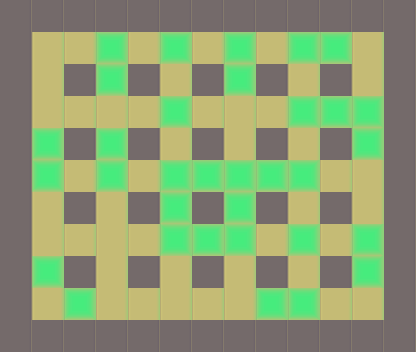

Tiled map render using the project's own tile images. Description and the whole map definition, tile-layer contents included, below:
An orthogonal 13x11 tile map with 32x32 px tiles, 2 tile layers (base, piedras).

<map version="1.0" orientation="orthogonal" renderorder="right-down" width="13" height="11" tilewidth="32" tileheight="32" nextobjectid="1">
 <properties>
  <property name="nombre" value="Nivel 1" />
 </properties>
 <tileset firstgid="1" name="tile" tilewidth="32" tileheight="32" tilecount="3">
  <image source="../tilebase.png" width="96" height="32" />
  <terraintypes>
   <terrain name="New Terrain" tile="-1" />
  </terraintypes>
 </tileset>
 <layer name="base" width="13" height="11">
  <data>
   <tile gid="1" />
   <tile gid="1" />
   <tile gid="1" />
   <tile gid="1" />
   <tile gid="1" />
   <tile gid="1" />
   <tile gid="1" />
   <tile gid="1" />
   <tile gid="1" />
   <tile gid="1" />
   <tile gid="1" />
   <tile gid="1" />
   <tile gid="1" />
   <tile gid="1" />
   <tile gid="2" />
   <tile gid="2" />
   <tile gid="2" />
   <tile gid="2" />
   <tile gid="2" />
   <tile gid="2" />
   <tile gid="2" />
   <tile gid="2" />
   <tile gid="2" />
   <tile gid="2" />
   <tile gid="2" />
   <tile gid="1" />
   <tile gid="1" />
   <tile gid="2" />
   <tile gid="1" />
   <tile gid="2" />
   <tile gid="1" />
   <tile gid="2" />
   <tile gid="1" />
   <tile gid="2" />
   <tile gid="1" />
   <tile gid="2" />
   <tile gid="1" />
   <tile gid="2" />
   <tile gid="1" />
   <tile gid="1" />
   <tile gid="2" />
   <tile gid="2" />
   <tile gid="2" />
   <tile gid="2" />
   <tile gid="2" />
   <tile gid="2" />
   <tile gid="2" />
   <tile gid="2" />
   <tile gid="2" />
   <tile gid="2" />
   <tile gid="2" />
   <tile gid="1" />
   <tile gid="1" />
   <tile gid="2" />
   <tile gid="1" />
   <tile gid="2" />
   <tile gid="1" />
   <tile gid="2" />
   <tile gid="1" />
   <tile gid="2" />
   <tile gid="1" />
   <tile gid="2" />
   <tile gid="1" />
   <tile gid="2" />
   <tile gid="1" />
   <tile gid="1" />
   <tile gid="2" />
   <tile gid="2" />
   <tile gid="2" />
   <tile gid="2" />
   <tile gid="2" />
   <tile gid="2" />
   <tile gid="2" />
   <tile gid="2" />
   <tile gid="2" />
   <tile gid="2" />
   <tile gid="2" />
   <tile gid="1" />
   <tile gid="1" />
   <tile gid="2" />
   <tile gid="1" />
   <tile gid="2" />
   <tile gid="1" />
   <tile gid="2" />
   <tile gid="1" />
   <tile gid="2" />
   <tile gid="1" />
   <tile gid="2" />
   <tile gid="1" />
   <tile gid="2" />
   <tile gid="1" />
   <tile gid="1" />
   <tile gid="2" />
   <tile gid="2" />
   <tile gid="2" />
   <tile gid="2" />
   <tile gid="2" />
   <tile gid="2" />
   <tile gid="2" />
   <tile gid="2" />
   <tile gid="2" />
   <tile gid="2" />
   <tile gid="2" />
   <tile gid="1" />
   <tile gid="1" />
   <tile gid="2" />
   <tile gid="1" />
   <tile gid="2" />
   <tile gid="1" />
   <tile gid="2" />
   <tile gid="1" />
   <tile gid="2" />
   <tile gid="1" />
   <tile gid="2" />
   <tile gid="1" />
   <tile gid="2" />
   <tile gid="1" />
   <tile gid="1" />
   <tile gid="2" />
   <tile gid="2" />
   <tile gid="2" />
   <tile gid="2" />
   <tile gid="2" />
   <tile gid="2" />
   <tile gid="2" />
   <tile gid="2" />
   <tile gid="2" />
   <tile gid="2" />
   <tile gid="2" />
   <tile gid="1" />
   <tile gid="1" />
   <tile gid="1" />
   <tile gid="1" />
   <tile gid="1" />
   <tile gid="1" />
   <tile gid="1" />
   <tile gid="1" />
   <tile gid="1" />
   <tile gid="1" />
   <tile gid="1" />
   <tile gid="1" />
   <tile gid="1" />
   <tile gid="1" />
  </data>
 </layer>
 <layer name="piedras" width="13" height="11">
  <data>
   <tile gid="0" />
   <tile gid="0" />
   <tile gid="0" />
   <tile gid="0" />
   <tile gid="0" />
   <tile gid="0" />
   <tile gid="0" />
   <tile gid="0" />
   <tile gid="0" />
   <tile gid="0" />
   <tile gid="0" />
   <tile gid="0" />
   <tile gid="0" />
   <tile gid="0" />
   <tile gid="0" />
   <tile gid="0" />
   <tile gid="3" />
   <tile gid="0" />
   <tile gid="3" />
   <tile gid="0" />
   <tile gid="3" />
   <tile gid="0" />
   <tile gid="3" />
   <tile gid="3" />
   <tile gid="0" />
   <tile gid="0" />
   <tile gid="0" />
   <tile gid="0" />
   <tile gid="0" />
   <tile gid="3" />
   <tile gid="0" />
   <tile gid="0" />
   <tile gid="0" />
   <tile gid="3" />
   <tile gid="0" />
   <tile gid="0" />
   <tile gid="0" />
   <tile gid="0" />
   <tile gid="0" />
   <tile gid="0" />
   <tile gid="0" />
   <tile gid="0" />
   <tile gid="0" />
   <tile gid="0" />
   <tile gid="3" />
   <tile gid="0" />
   <tile gid="0" />
   <tile gid="0" />
   <tile gid="3" />
   <tile gid="3" />
   <tile gid="3" />
   <tile gid="0" />
   <tile gid="0" />
   <tile gid="3" />
   <tile gid="0" />
   <tile gid="3" />
   <tile gid="0" />
   <tile gid="0" />
   <tile gid="0" />
   <tile gid="0" />
   <tile gid="0" />
   <tile gid="0" />
   <tile gid="0" />
   <tile gid="3" />
   <tile gid="0" />
   <tile gid="0" />
   <tile gid="3" />
   <tile gid="0" />
   <tile gid="3" />
   <tile gid="0" />
   <tile gid="3" />
   <tile gid="3" />
   <tile gid="3" />
   <tile gid="3" />
   <tile gid="3" />
   <tile gid="0" />
   <tile gid="0" />
   <tile gid="0" />
   <tile gid="0" />
   <tile gid="0" />
   <tile gid="0" />
   <tile gid="0" />
   <tile gid="0" />
   <tile gid="3" />
   <tile gid="0" />
   <tile gid="3" />
   <tile gid="0" />
   <tile gid="0" />
   <tile gid="0" />
   <tile gid="0" />
   <tile gid="0" />
   <tile gid="0" />
   <tile gid="0" />
   <tile gid="0" />
   <tile gid="0" />
   <tile gid="0" />
   <tile gid="3" />
   <tile gid="3" />
   <tile gid="3" />
   <tile gid="0" />
   <tile gid="3" />
   <tile gid="0" />
   <tile gid="3" />
   <tile gid="0" />
   <tile gid="0" />
   <tile gid="3" />
   <tile gid="0" />
   <tile gid="0" />
   <tile gid="0" />
   <tile gid="0" />
   <tile gid="0" />
   <tile gid="0" />
   <tile gid="0" />
   <tile gid="0" />
   <tile gid="0" />
   <tile gid="3" />
   <tile gid="0" />
   <tile gid="0" />
   <tile gid="0" />
   <tile gid="3" />
   <tile gid="0" />
   <tile gid="0" />
   <tile gid="0" />
   <tile gid="0" />
   <tile gid="0" />
   <tile gid="3" />
   <tile gid="3" />
   <tile gid="0" />
   <tile gid="0" />
   <tile gid="0" />
   <tile gid="0" />
   <tile gid="0" />
   <tile gid="0" />
   <tile gid="0" />
   <tile gid="0" />
   <tile gid="0" />
   <tile gid="0" />
   <tile gid="0" />
   <tile gid="0" />
   <tile gid="0" />
   <tile gid="0" />
   <tile gid="0" />
   <tile gid="0" />
  </data>
 </layer>
</map>
